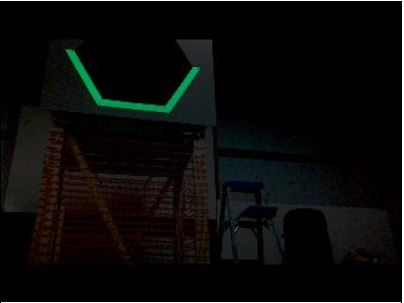
#> input picture vision/2020 INFINITE RECHARGE/images/target98-5.JPG, 404 x 303 px
$ jupyter execute 'Infinite Recharge Pipeline.ipynb'   (shell and % lines are left out)   (older library calls are emulated)
#> lines starting #> are read from the running program, lines starting #| are printed output that depends on the picture; after the words box and inside, x2 and y2 are one past the last pixel; in counts of white or black regions, pixels touching at a corner belong together; long printed decimals are rounded
# 2020 INFINITE RECHARGE Computer Vision & Targeting
This notebook outlines the techniques used for the Stryke Force 2020 computer vision and targetting system. To facilitate understanding, we use Python and OpenCV to process step by step through the process, and show pictures with intermediate results. In the competition robot, we use C++ and OpenCV and we are only interested in the final targeting information.

Set up notebook dependencies.

[cell 1]
import cv2
from matplotlib import pyplot as plt
import numpy as np
import math
plt.rcParams['image.cmap'] = 'gray'

Define a utility function for displaying an image.

[cell 2]
BGR = 0
HSV = 1
BW  = 2
def display_image(input_image, type):
    if type == BGR:
        plt.imshow(cv2.cvtColor(input_image, cv2.COLOR_BGR2RGB))
    elif type == HSV:
        plt.imshow(cv2.cvtColor(input_image, cv2.COLOR_HSV2RGB))
    elif type == BW:
        plt.imshow(input_image)
    else:
        raise("format not recognized.")
    plt.show()

### Capture a frame
Load our sample image and display it.

[cell 3]
frame = cv2.imread("images/target98-5.JPG")
#> frame is the input picture: shape (303, 404, 3); mean B, G, R 9.9, 11, 10.8
display_image(frame, BGR)

### Select pixels that fall in HSV range of our desired color

We now want to select all pixels that fall within the HSV range of our upper and lower limits selected prior to the match. We use OpenCV's **inRange** operation to process the frame and return a new black and white image with the selected pixels in white.

[cell 4]
hsv_lower = (50, 0, 70)
hsv_upper = (90, 255, 255)

hsv_frame = cv2.cvtColor(frame, cv2.COLOR_BGR2HSV)
#> hsv_frame: shape (303, 404, 3); mean H, S, V 30.2, 84.3, 13.6
inrange_mask = cv2.inRange(hsv_frame, hsv_lower, hsv_upper)
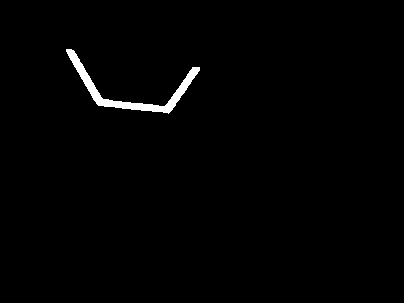
#> inrange_mask: shape (303, 404); 1.1% white; 1 white region
display_image(inrange_mask, BW)

### Find the target outline
We now use this mask of the target to accurately locate the target in the frame. We use OpenCV's `findContours` operation to find a set of points that form an outline of our target. The `findContours` operation will find an outline for each white part of the mask but we know the target will have the largest outline.  To illustrate, we will show the original frame overlaid with the target outline.

[cell 5]
# contours will contain all contours
image, contours, hierarchy = cv2.findContours(inrange_mask.copy(), cv2.RETR_LIST, cv2.CHAIN_APPROX_NONE)
#> contours = 1 contour; box (x1, y1, x2, y2) and area: (66, 49, 200, 114) 1196

# find the largest contour by area
target_contour = sorted(contours, key = cv2.contourArea, reverse = True)[0]
#> target_contour = contour of 335 points, box (x1, y1, x2, y2) (66, 49, 200, 114), area 1196

# overlay red contour on copy of original frame and display
frame_copy = frame.copy()
cv2.drawContours(frame_copy, [target_contour], -1, (0, 0, 255), 2)
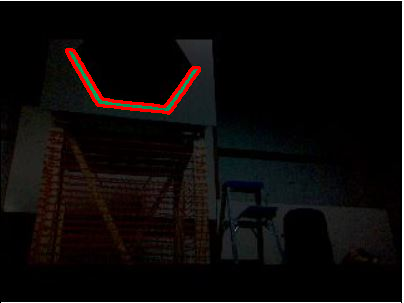
#> frame_copy: shape (303, 404, 3); 1.04% of pixels changed, all inside (x1, y1, x2, y2) = (65, 48, 201, 115)
display_image(frame_copy, BGR)

### Find the target using the target outline

We use `target_contour` to calculate targeting information.

[cell 6]
bounding_poly = cv2.approxPolyDP(target_contour, 10, 1)
#> bounding_poly = [[66, 49], [104, 106], [168, 113], [199, 70], [164, 106], [113, 101]]
poly_img = frame.copy()
cv2.polylines(poly_img, bounding_poly, 1, (255,255,0), 10)
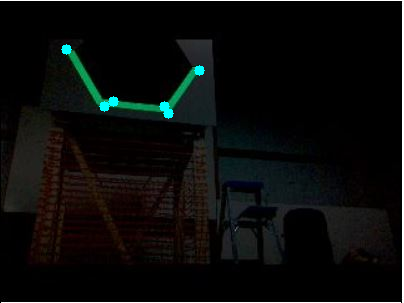
#> poly_img: shape (303, 404, 3); 0.39% of pixels changed, all inside (x1, y1, x2, y2) = (61, 44, 205, 119)
display_image(poly_img, BGR)

#requires most extreme points to be found

[cell 7]
box_points = cv2.minAreaRect(target_contour)
#> box_points = ((129.1, 83.36), (51.85, 134.6), -82)
box = cv2.boxPoints(box_points)
#> box = [[192.2, 118.4], [58.88, 99.65], [66.1, 48.31], [199.4, 67.06]]
box = np.int0(box)
#> box = [[192, 118], [58, 99], [66, 48], [199, 67]]

box_img = frame.copy();
cv2.drawContours(box_img, [box], 0, 255, 2)
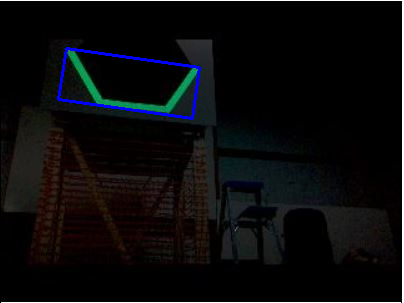
#> box_img: shape (303, 404, 3); 0.9% of pixels changed, all inside (x1, y1, x2, y2) = (57, 47, 201, 120)

center = (int(box_points[0][0]), int(box_points[0][1]))
#> center = (129, 83)
w = box_points[1][1]
#> w = 134.6
h = box_points[1][0]
#> h = 51.85
angle = box_points[2]
#> angle = -82
if (w < h):
    temp = w
    w = h
    h = temp
else:
    angle = 90 + angle
#> angle = 8


top_center = (int(center[0] + h/2*math.sin(math.radians(angle))),
              int(center[1] - h/2*math.cos(math.radians(angle))))
#> top_center = (132, 57)

print(h)
#| 51.849


cv2.circle(box_img, center, 2, (255,255,255))
#> box_img: shape (303, 404, 3); 0.01% of pixels changed, all inside (x1, y1, x2, y2) = (127, 81, 132, 86)

cv2.circle(box_img, top_center, 2, (255,255,255), 2)
#> box_img: shape (303, 404, 3); mean B, G, R 12.1, 10.8, 10.8

display_image(box_img, BGR)

[cell 8]
hull = cv2.convexHull(target_contour)
#> hull = contour of 17 points, box (x1, y1, x2, y2) (66, 49, 200, 114), area 5389

hull_img = frame.copy()

cv2.polylines(hull_img, hull, 1, (255,255,0), 10)
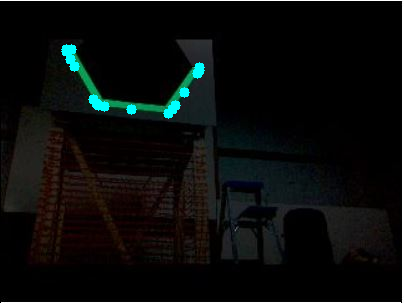
#> hull_img: shape (303, 404, 3); 0.82% of pixels changed, all inside (x1, y1, x2, y2) = (61, 44, 205, 119)
display_image(hull_img, BGR)
